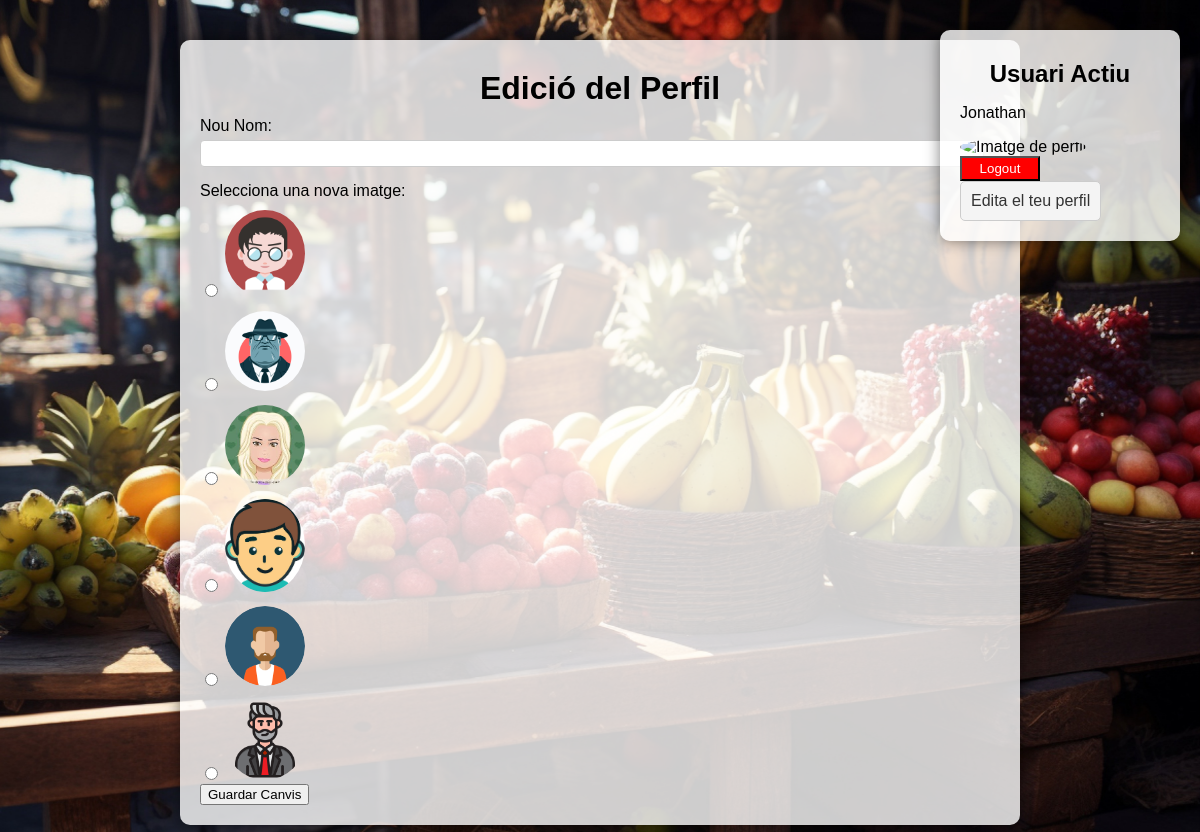
Page /vista/vista.edicioPerfil.php (signed in) on the committed database.
### tables this page shows
CREATE TABLE imatges_perfil (
    id_imatge INT AUTO_INCREMENT PRIMARY KEY,
    ruta VARCHAR(255) NOT NULL UNIQUE DEFAULT '../imgPerfils/default.jpg'
);

### model/model.edicioPerfil.php (called while the page is built, shortened)
<?php
$pdo = obtenirConnexio();
function obtenirImatgesPerfils() {
    global $pdo;
    $sql = "SELECT id_imatge, ruta FROM imatges_perfil";
    $stmt = $pdo->query($sql);
    return $stmt->fetchAll(PDO::FETCH_ASSOC);
}
?>

### vista/vista.edicioPerfil.php (the view, shortened to what this page needs)
<?php
require '../model/model.edicioPerfil.php';
$imatgesDisponibles = obtenirImatgesPerfils();
?>
<!DOCTYPE html>
<html lang="ca">
<head>
    <link rel="stylesheet" href="../css/estils.css">
</head>
<body>
    <div class="logout-container">
        <h2>Usuari Actiu</h2>
        <p><?php echo htmlspecialchars($_SESSION['nom_usuari']); ?></p>
        <img
            src="<?php echo htmlspecialchars('../'. $_SESSION['imatge_perfil'] ?? '../imgPerfils/default.jpg'); ?>"
            alt="Imatge de perfil"
            class="avatar"
        >
        <form method="POST" action="/controlador/cont.logout.php" class="form-logout">
            <button type="submit" class="logout-button">Logout</button>
        </form>
    <div class="dropdown">
        <div class="dropdown-toggle" onclick="toggleDropdown()">Edita el teu perfil</div>
        </div>
</div>
<div class="container">
    <h1>Edició del Perfil</h1>
    <form method="POST" action="../controlador/cont.edicioPerfil.php" style="display: block">
        <label for="nom">Nou Nom:</label>
        <input type="text" name="nom" id="nom" value="<?php echo htmlspecialchars($_SESSION['usuari_nom']); ?>" required>
        <label for="img_perfil">Selecciona una nova imatge:</label>
        <div class="imatges-container">
            <?php foreach ($imatgesDisponibles as $imatge): ?>
                <label>
                    <input
                        type="radio"
                        name="img_perfil"
                        value="<?php echo htmlspecialchars($imatge ['id_imatge']); ?>"
                        <?php echo ($_SESSION['img_perfil'] ?? '') == $imatge['id_imatge'] ? 'checked' : ''; ?>
                    >
                    <img src="<?php echo htmlspecialchars('../' . $imatge['ruta']); ?>" alt="Opció d'imatge" class="imatge-opcio">
                </label>
            <?php endforeach; ?>
        </div>
        <button type="submit">Guardar Canvis</button>
    </form>
</div>
</body>
</html>

### css/estils.css (style rules this page uses)
body, html { margin: 0; padding: 0; font-family: Arial, sans-serif; background: url('../img/tienda.jpg') no-repeat center center fixed; background-size: cover; height: 100vh; }
.container { background: rgba(255, 255, 255, 0.8); border-radius: 10px; padding: 20px; width: 800px; margin: 40px auto; box-shadow: 0 0 15px rgba(0, 0, 0, 0.5); clear: both; }
h1, h2, h4 { text-align: center; margin: 10px 0; }
form { width: 100%; margin: 0 auto; clear: both; }
label { display: block; margin-top: 10px; }
input[type="text"], textarea { width: 95%; padding: 10px; margin: 5px 0; border-radius: 4px; border: 1px solid #ccc; float: none; }
form { display: none; }
.logout-container { background: rgba(255, 255, 255, 0.8); padding: 20px; border-radius: 10px; width: 200px; box-shadow: 0 0 15px rgba(0, 0, 0, 0.5); position: fixed; top: 30px; right: 20px; text-align: left; z-index: 1000; }
.form-logout { display: block; }
.logout-button { display: block; background-color: red; color: white; width: 80px; height: 25px; }
input[type="text"] { width: 98%; padding: 5px; box-sizing: border-box; }
input[type="text"]::placeholder { font-size: 10px; color: #888; opacity: 1; }
.imatge-opcio { width: 10%; height: 10%; border-radius: 100%; text-align: center; }
.avatar { width: 20%; height: 20%; border-radius: 100%; text-align: center; }
.dropdown { position: relative; display: inline-block; cursor: pointer; }
.dropdown-toggle { padding: 10px; background-color: #f4f4f4; border: 1px solid #ccc; border-radius: 5px; text-align: center; font-size: 16px; color: #333; }

### rows in the picture
imatges_perfil: ruta (picture)
imatges_perfil: ruta (placeholder picture)
imatges_perfil: ruta (picture)
imatges_perfil: ruta (picture)
imatges_perfil: ruta (picture)
imatges_perfil: ruta (picture)

### other values in the picture
$_SESSION['nom_usuari'] "Jonathan"
